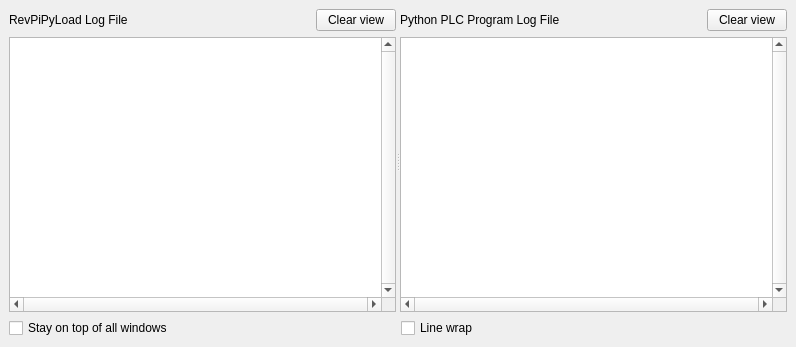
<?xml version="1.0" encoding="UTF-8"?>
<ui version="4.0">
 <class>win_revpilogfile</class>
 <widget class="QMainWindow" name="win_revpilogfile">
  <property name="geometry">
   <rect>
    <x>0</x>
    <y>0</y>
    <width>796</width>
    <height>347</height>
   </rect>
  </property>
  <property name="windowTitle">
   <string>RevPi Python PLC Log Files</string>
  </property>
  <widget class="QWidget" name="centralwidget">
   <layout class="QGridLayout" name="gridLayout_3">
    <item row="1" column="0">
     <widget class="QCheckBox" name="cbx_stay_on_top">
      <property name="text">
       <string>Stay on top of all windows</string>
      </property>
     </widget>
    </item>
    <item row="1" column="1">
     <widget class="QCheckBox" name="cbx_wrap">
      <property name="text">
       <string>Line wrap</string>
      </property>
     </widget>
    </item>
    <item row="0" column="0" colspan="2">
     <widget class="QSplitter" name="splitter">
      <property name="orientation">
       <enum>Qt::Horizontal</enum>
      </property>
      <property name="childrenCollapsible">
       <bool>false</bool>
      </property>
      <widget class="QWidget" name="gridLayoutWidget">
       <layout class="QGridLayout" name="grid_daemon" columnstretch="1,0">
        <item row="0" column="0">
         <widget class="QLabel" name="lbl_daemon">
          <property name="text">
           <string>RevPiPyLoad Log File</string>
          </property>
         </widget>
        </item>
        <item row="0" column="1">
         <widget class="QPushButton" name="btn_daemon">
          <property name="text">
           <string>Clear view</string>
          </property>
         </widget>
        </item>
        <item row="1" column="0" colspan="2">
         <widget class="QPlainTextEdit" name="txt_daemon">
          <property name="verticalScrollBarPolicy">
           <enum>Qt::ScrollBarAlwaysOn</enum>
          </property>
          <property name="horizontalScrollBarPolicy">
           <enum>Qt::ScrollBarAlwaysOn</enum>
          </property>
          <property name="tabChangesFocus">
           <bool>true</bool>
          </property>
          <property name="undoRedoEnabled">
           <bool>false</bool>
          </property>
          <property name="lineWrapMode">
           <enum>QPlainTextEdit::NoWrap</enum>
          </property>
          <property name="readOnly">
           <bool>true</bool>
          </property>
         </widget>
        </item>
       </layout>
      </widget>
      <widget class="QWidget" name="gridLayoutWidget_2">
       <layout class="QGridLayout" name="grid_app" columnstretch="1,0">
        <item row="0" column="1">
         <widget class="QPushButton" name="btn_app">
          <property name="text">
           <string>Clear view</string>
          </property>
         </widget>
        </item>
        <item row="0" column="0">
         <widget class="QLabel" name="lbl_app">
          <property name="text">
           <string>Python PLC Program Log File</string>
          </property>
         </widget>
        </item>
        <item row="1" column="0" colspan="2">
         <widget class="QPlainTextEdit" name="txt_app">
          <property name="verticalScrollBarPolicy">
           <enum>Qt::ScrollBarAlwaysOn</enum>
          </property>
          <property name="horizontalScrollBarPolicy">
           <enum>Qt::ScrollBarAlwaysOn</enum>
          </property>
          <property name="tabChangesFocus">
           <bool>true</bool>
          </property>
          <property name="undoRedoEnabled">
           <bool>false</bool>
          </property>
          <property name="lineWrapMode">
           <enum>QPlainTextEdit::NoWrap</enum>
          </property>
          <property name="readOnly">
           <bool>true</bool>
          </property>
         </widget>
        </item>
       </layout>
      </widget>
     </widget>
    </item>
   </layout>
  </widget>
 </widget>
 <resources/>
 <connections/>
</ui>
